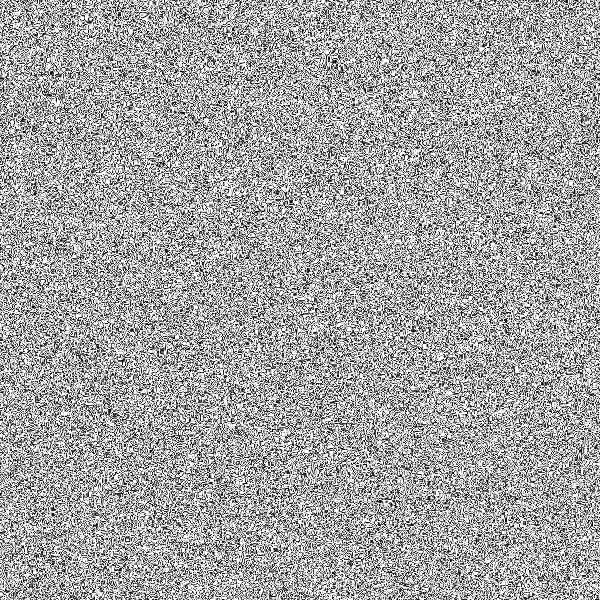
Frame 1 (no input)
Frame 2 (the mouse pressed at the canvas centre, redrawn once): identical to frame 1, image omitted

The Processing sketch that drew this single still picture (run headless with seeded random() and noise(); the mouse was pressed at the canvas centre and the sketch redrawn once):

// Processing sketch: sketch_exercise_21
// ── sketch_exercise_21.pde
//exercise1
//size(600, 600);
//float a = random(600);
//float b = random(600);
//float c = random(600);

//line(0, 0, a, b);
//line(a, b, c, c);
//rect(a, b, 100, 100);

//exercise2
//size(600, 600);
//background(255);
//for (int i = 0; i < random(600); i += 2) {
//  line(i, 0, i, 600);
//  line(600-(i-1), 0, 600-(i-1),600);
//  line(0, i, 600, i);
//  line(0, 600-(i-1), 600, 600-(i-1));
//}

//exercise3
//int s = 600;
//size(600, 600);
//background(255);
//randomSeed(s);
//for (int i = 0; i < random(600); i += 2) {
//  line(i, 0, i, 600);
//  line(600-(i-1), 0, 600-(i-1),600);
//  line(0, i, 600, i);
//  line(0, 600-(i-1), 600, 600-(i-1));
//}

//exercise4
//size(600, 600);
//background(255);
//float threshold = 0.2;
//noSmooth();
//for (int y = 10; y <= 590; y+=4) {
//  for(int x = 10; x <= 590; x+=4) {
//    float r = random(1);
//    if (r > threshold) {
//      //point(x, y);
//      //rect(x, y, 4, 4);
//      ellipse(x, y, 4, 4);
//    }
//  }
//}

//exercise5
float power = 100;
float d = 30;

void setup() {
  size(600, 600);
  noLoop();
  noSmooth();
}

void draw() {
  for (int y = 0; y < height; y++) {
    for (int x = 0; x < width; x++) {
      float total = 0.0;
      for (float i = d; i >= 1; i = i/2.0) {
        total += noise(x/d, y/d) * d;
      }
      float turbulence = 128.0 * total / d;
      float base = (x * 0.2) + (y * 0.12);
      float offset = base + (power * turbulence / 256.0);
      float gray = abs(sin(offset)) * 256.0;
      stroke(gray);
      point(x, y);
    } 
  }
}
